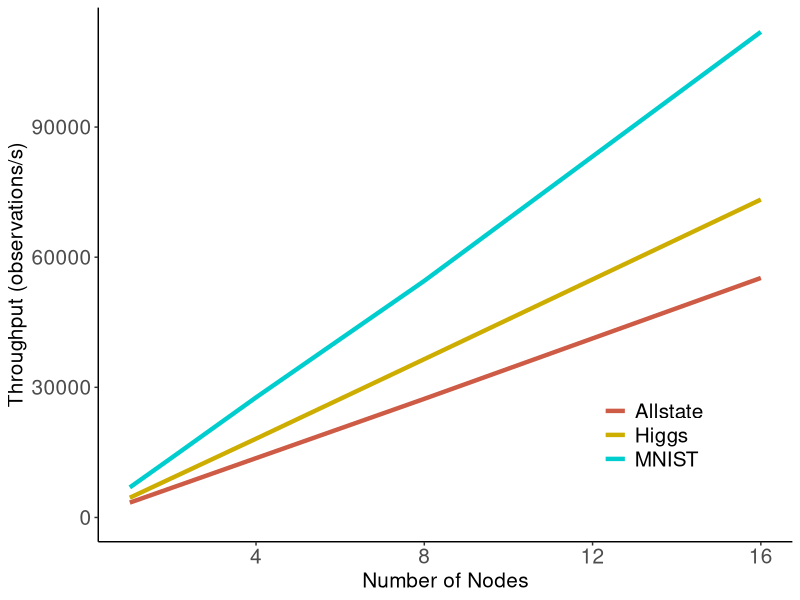

Source code (R):
# ---
# title: "Distributed forest packing results"
# author: "James Browne"
# date: "Mar 27 2018"
# output: .png
# notes: I manually copied the run times from the parallel runs and input data.
# ---
library(ggplot2)
library(plyr)

data_summary <- function(data, varname, groupnames){
      require(plyr)
  summary_func <- function(x, col){
          c(mean = mean(x[[col]], na.rm=TRUE),
                  sd = sd(x[[col]], na.rm=TRUE))
    }
    data_sum<-ddply(data, groupnames, .fun=summary_func,
                                      varname)
    data_sum <- rename(data_sum, c("mean" = varname))
     return(data_sum)
}
mydataA <- data.frame(nodes=c(1,2,4,8,16), time=c(14.57825,14.62134,14.627525,14.626425,14.489355), dataset="Allstate")
mydataA$time <- as.numeric(mydataA$time)
mydataA$nodes <- as.numeric(mydataA$nodes)
mydataA$time <- (50000*mydataA$nodes)/mydataA$time


mydatahiggs <- data.frame(nodes=c(1,2,4,8,16), time=c(5.48535,5.49962,5.50705,5.4799,5.45799), dataset="Higgs")
mydatahiggs$time <- as.numeric(mydatahiggs$time)
mydatahiggs$nodes <- as.numeric(mydatahiggs$nodes)
mydatahiggs$time <- (25000*mydatahiggs$nodes)/mydatahiggs$time

mydatamnist <- data.frame(nodes=c(1,2,4,8,16), time=c(1.44302,1.44884,1.44537,1.46665,1.42935), dataset="MNIST")
mydatamnist$time <- as.numeric(mydatamnist$time)
mydatamnist$nodes <- as.numeric(mydatamnist$nodes)
mydatamnist$time <- (10000*mydatamnist$nodes)/mydatamnist$time

mydata <- rbind(mydataA,mydatahiggs, mydatamnist)
mydata$time <- as.numeric(mydata$time)
mydata$nodes <- as.numeric(mydata$nodes)
mydata$dataset <- as.factor(mydata$dataset)

maxY <- max(mydata$time)


leg <- theme(legend.text = element_text(size = 15), legend.title=element_blank(), plot.title = element_text(size = 16,  face="bold"), plot.subtitle = element_text(size = 12),axis.title.x = element_text(size=15), axis.text.x = element_text(size=15), axis.title.y = element_text(size=15), axis.text.y = element_text(size=15))

p <- ggplot(mydata,aes(x=nodes, y=time, group=dataset, color=dataset))+geom_line(size=1.5)

p <- p + theme_classic() + leg
p <- p + labs(x = "Number of Nodes", y = "Throughput (observations/s)")
p <- p + theme(legend.position = c(.8,.2))
p <- p +scale_x_continuous(limits=c(1, 16))
p <- p +scale_y_continuous(limits=c(0, maxY))


cols <- c("Higgs"="gold3", "MNIST"="cyan3", "Allstate"="coral3", "Ideal"="olivedrab3" )
p <- p + scale_color_manual(values=cols)

png(file="figure10.png")
print(p)
dev.off()

